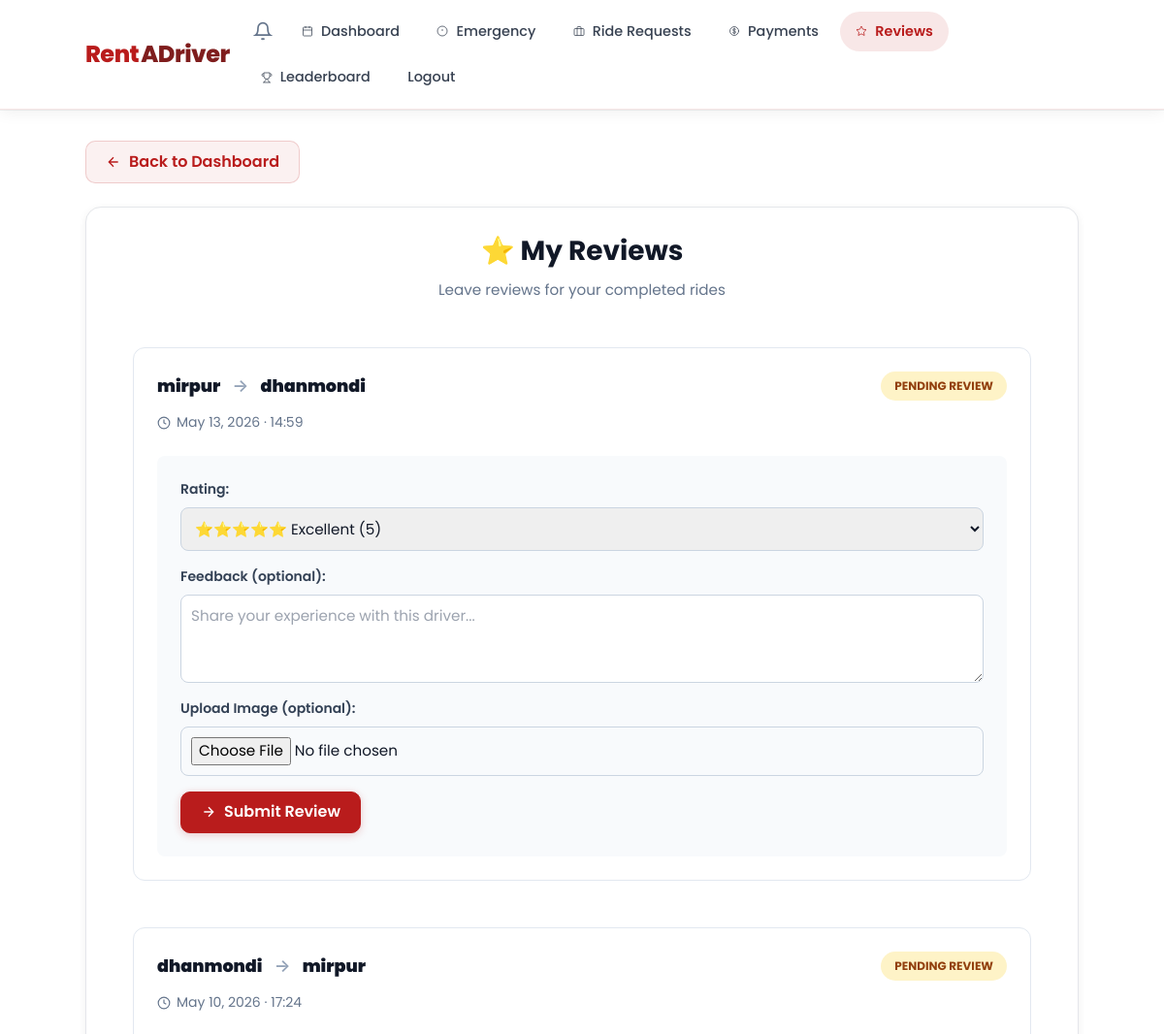
Before: /reviews/all/ (signed in, upper part) with the older database file.
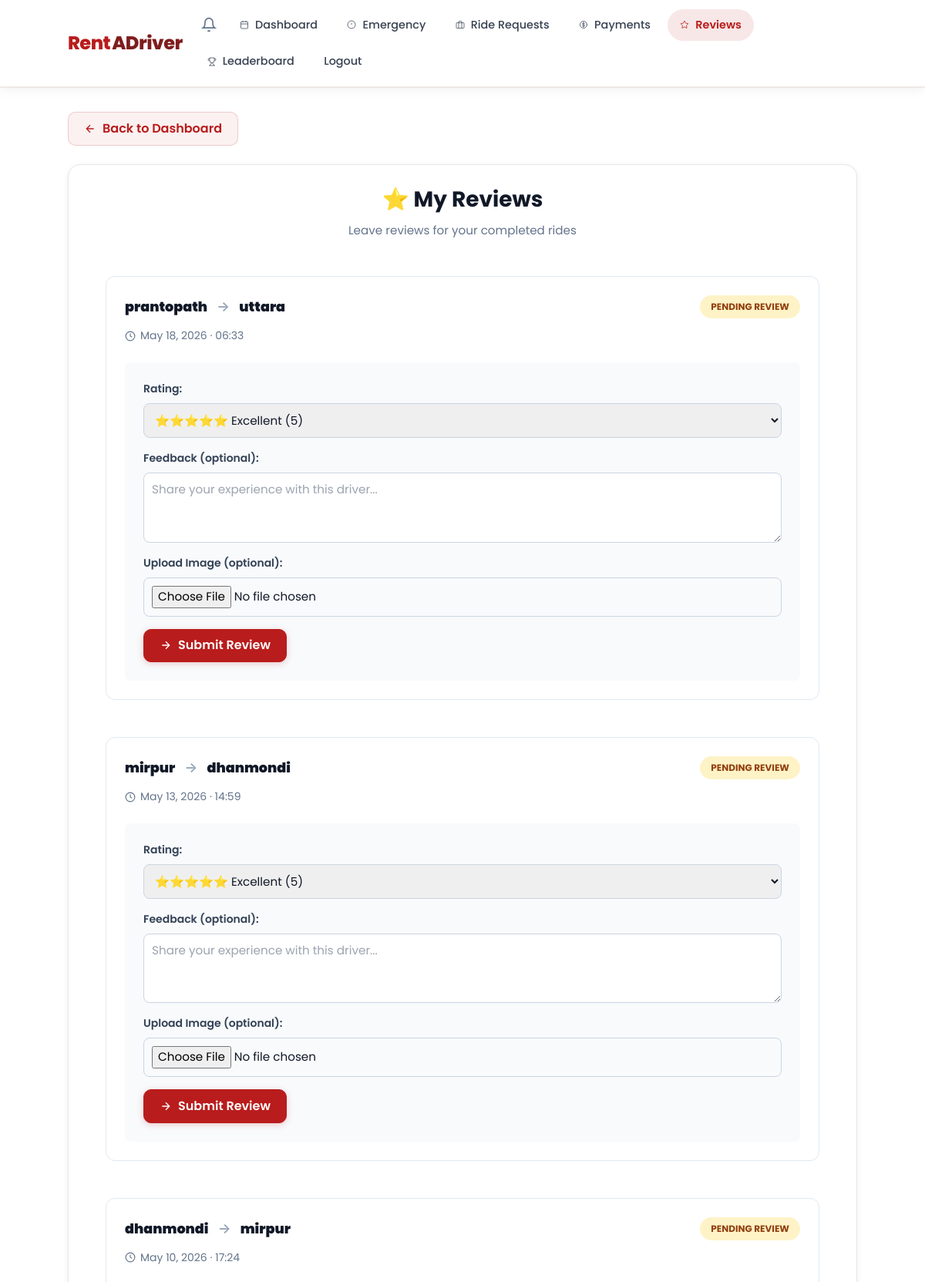
After: the same page with the newer database file.
### core/models.py (models this page shows, shortened)
class Booking(models.Model):
    ride_request = models.OneToOneField(RideRequest, on_delete=models.CASCADE, related_name="booking")
    driver = models.ForeignKey(Account, on_delete=models.CASCADE, related_name="bookings")
    confirmed_at = models.DateTimeField(auto_now_add=True)
    status = models.CharField(
        max_length=20,
        choices=[('ongoing', 'Ongoing'), ('completed', 'Completed'), ('cancelled', 'Cancelled')],
        default='ongoing'
    )

class RideRequest(models.Model):
    customer = models.ForeignKey(Account, on_delete=models.CASCADE)
    pickup_location = models.CharField(max_length=200)
    dropoff_location = models.CharField(max_length=200)
    pickup_lat = models.FloatField(null=True, blank=True)
    pickup_lng = models.FloatField(null=True, blank=True)
    dropoff_lat = models.FloatField(null=True, blank=True)
    dropoff_lng = models.FloatField(null=True, blank=True)
    status = models.CharField(max_length=20, default="pending")
    created_at = models.DateTimeField(auto_now_add=True)

### core/views.py (the view)
# urls.py: path("reviews/all/", views.all_reviews_view, name="all_reviews"),
@login_required
def all_reviews_view(request):
    if request.user.role != "customer":
        return redirect("driver_dashboard")
    customer_bookings = Booking.objects.filter(
        ride_request__customer=request.user,
        status='completed'
    ).order_by("-confirmed_at")
    return render(request, "all_reviews.html", {
        "customer_bookings": customer_bookings,
    })

### core/templates/all_reviews.html (shortened to what this page needs)
{% extends "base.html" %}
{% load static %}
{% block content %}
<section class="all-reviews-section">
  <div class="container">
    <div class="back-btn-wrapper">
      <a href="{% url 'customer_dashboard' %}" class="btn btn-secondary back-btn">
        <svg width="16" height="16" viewBox="0 0 24 24" fill="none" stroke="currentColor" stroke-width="2">
          <path d="M19 12H5M12 19l-7-7 7-7"/>
        </svg>
        Back to Dashboard
      </a>
    </div>
    <div class="card reviews-card enhanced-reviews">
      <div class="card-header">
        <h2>⭐ My Reviews</h2>
        <p class="card-subtitle">Leave reviews for your completed rides</p>
      </div>
      <div class="reviews-container">
        <ul class="reviews-list">
          {% for b in customer_bookings %}
            <li class="review-item">
              <div class="review-header">
                <div class="review-header-top">
                  <div class="ride-locations">
                    <strong>{{ b.ride_request.pickup_location }}</strong>
                    <span class="ride-arrow">→</span>
                    <strong>{{ b.ride_request.dropoff_location }}</strong>
                  </div>
                  {% if b.review %}
                    <span class="status-badge status-reviewed">
                      ✓ Reviewed
                    </span>
                  {% else %}
                    <span class="status-badge status-pending-review">
                      Pending Review
                    </span>
                  {% endif %}
                </div>
                <small class="ride-timestamp">
                  <svg width="14" height="14" viewBox="0 0 24 24" fill="none" stroke="currentColor" stroke-width="2">
                    <circle cx="12" cy="12" r="10"/>
                    <polyline points="12 6 12 12 16 14"/>
                  </svg>
                  {{ b.confirmed_at|date:"F d, Y · H:i" }}
                </small>
              </div>
              {% if not b.review %}
                <div class="review-form-wrapper">
                  <form method="post" action="{% url 'create_review' b.id %}" class="review-form" enctype="multipart/form-data">
                    <div class="review-form-fields">
                      <div class="review-form-group">
                        <label class="review-label">Rating:</label>
                        <select name="rating" class="review-select">
                          <option value="5">⭐⭐⭐⭐⭐ Excellent (5)</option>
                        </select>
                      </div>
                      <div class="review-form-group">
                        <label class="review-label">Feedback (optional):</label>
                        <textarea name="feedback" placeholder="Share your experience with this driver..." class="review-textarea" rows="3"></textarea>
                      </div>
                      <div class="review-form-group">
                        <label class="review-label">Upload Image (optional):</label>
                        <input type="file" name="image" accept="image/*" class="review-file" />
                      </div>
                      <button type="submit" class="btn btn-primary submit-review-btn">
                        <svg width="16" height="16" viewBox="0 0 24 24" fill="none" stroke="currentColor" stroke-width="2">
                          <path d="M5 12h14M12 5l7 7-7 7"/>
                        </svg>
                        Submit Review
                      </button>
                    </div>
                  </form>
                </div>
              {% endif %}
            </li>
          {% endfor %}
        </ul>
      </div>
    </div>
  </div>
</section>
{% endblock %}

Changed rows visible on the page:
added Booking: ride_request.pickup_location "prantopath", ride_request.dropoff_location "uttara", shows "PENDING REVIEW", confirmed_at "May 18, 2026 · 06:33"
